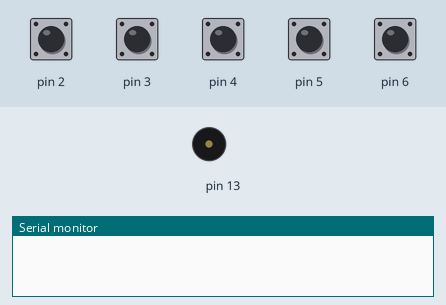
Bench run of a sketch on a simulated Arduino Uno, built with avr-gcc and run on an emulated ATmega328P. Shown: buzzer (waves = sounding), the last lines printed to the serial monitor. The inputs (shaded band) are chosen by the test bench; at power-on: pin 2–6 HIGH.

Above: at 1.2 s.
1.3 s: pin 2 pulled LOW for 0.15 s
At 1.49 s:
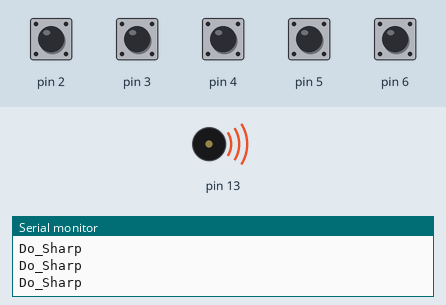
3.1 s: pin 3 pulled LOW for 0.15 s
At 4.4 s:
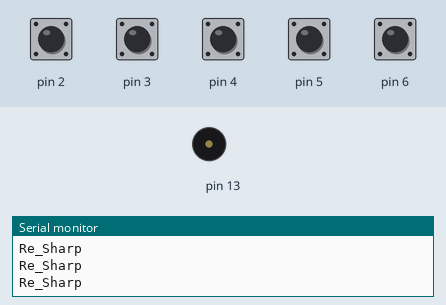
4.7 s: pin 4 pulled LOW for 0.15 s
At 4.88 s:
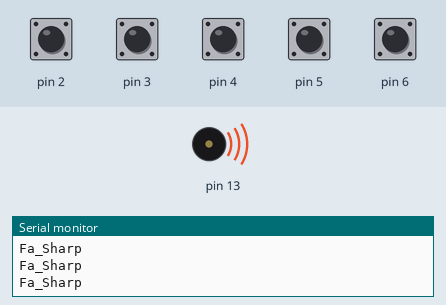
6.3 s: pin 5 pulled LOW for 0.15 s
At 7.3 s:
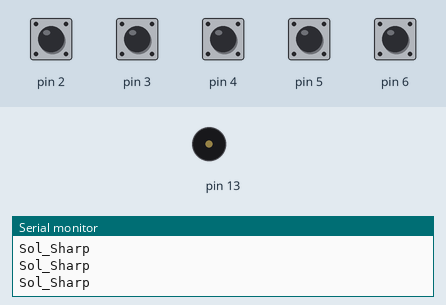
7.9 s: pin 6 pulled LOW for 0.15 s
At 8.06 s:
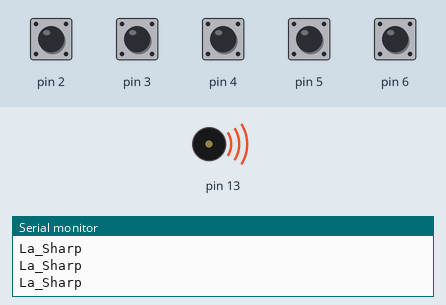
Timing chart, 0 to 10.5 s (numbered marks = the images above; inputs shaded):
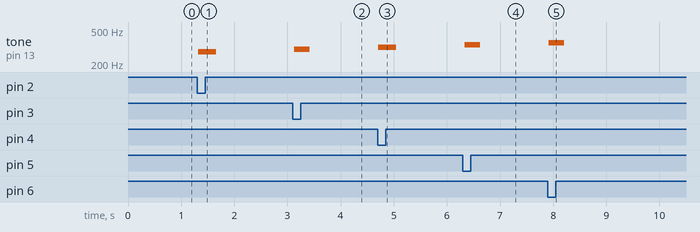

The sketch:

piano_hoil.ino
```cpp
#include <CapacitiveSensor.h>

CapacitiveSensor cs_C = CapacitiveSensor(8,2);
CapacitiveSensor cs_D = CapacitiveSensor(8,3);
CapacitiveSensor cs_F = CapacitiveSensor(8,4);
CapacitiveSensor cs_G = CapacitiveSensor(9,5);
CapacitiveSensor cs_A = CapacitiveSensor(9,6);

String piano_name[] = {"Do", "Re", "Fa", "Sol", "La"};
int piano_set[5];

void setup()
{
  Serial.begin(115200);

  for (int i=0; i<5; i++) { pinMode(i+3, INPUT_PULLUP); } // Digital Pin7 ~ Pin3
  pinMode(13, OUTPUT);
}

void loop()
{
  readPiano();
  playPiano();

  delay(30);
}

void readPiano(){
  int _C = cs_C.capacitiveSensor(30);
  int _D = cs_D.capacitiveSensor(30);
  int _F = cs_F.capacitiveSensor(30);
  int _G = cs_G.capacitiveSensor(30);
  int _A = cs_A.capacitiveSensor(30);

  piano_set[0] = (_C > 20 ? 1 : 0);
  piano_set[1] = (_D > 20 ? 1 : 0);
  piano_set[2] = (_F > 20 ? 1 : 0);
  piano_set[3] = (_G > 20 ? 1 : 0);
  piano_set[4] = (_A > 20 ? 1 : 0);
}

void playPiano(){
  for (int i=0; i<5; i++) {
    if (piano_set[i] == true){
      Serial.println(piano_name[i] + "_Sharp");
      tone(13, 277 + i*19, 200); // CS = 277 Hz ... (omitted)
    }
  }
}
```

Measured:
- after the input at 1.3 s, tone on pin 13: silent → 277 Hz at once, → silent 0.34 s later
- after the input at 3.1 s, tone on pin 13: silent → 296 Hz at once, → silent 0.29 s later
- after the input at 4.7 s, tone on pin 13: silent → 315 Hz at once, → silent 0.34 s later
- after the input at 6.3 s, tone on pin 13: silent → 334 Hz at once, → silent 0.29 s later
- after the input at 7.9 s, tone on pin 13: silent → 353 Hz at once, → silent 0.29 s later
